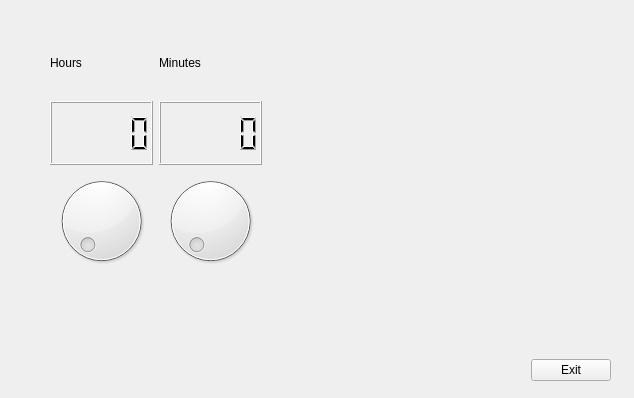
<?xml version="1.0" encoding="UTF-8"?>
<ui version="4.0">
 <class>MyForm</class>
 <widget class="QWidget" name="MyForm">
  <property name="geometry">
   <rect>
    <x>0</x>
    <y>0</y>
    <width>634</width>
    <height>398</height>
   </rect>
  </property>
  <property name="windowTitle">
   <string>Form</string>
  </property>
  <widget class="QWidget" name="">
   <property name="geometry">
    <rect>
     <x>300</x>
     <y>170</y>
     <width>311</width>
     <height>211</height>
    </rect>
   </property>
   <layout class="QVBoxLayout" name="verticalLayout_3">
    <item>
     <spacer name="verticalSpacer">
      <property name="orientation">
       <enum>Qt::Vertical</enum>
      </property>
      <property name="sizeHint" stdset="0">
       <size>
        <width>20</width>
        <height>40</height>
       </size>
      </property>
     </spacer>
    </item>
    <item>
     <layout class="QHBoxLayout" name="horizontalLayout_2">
      <item>
       <spacer name="horizontalSpacer">
        <property name="orientation">
         <enum>Qt::Horizontal</enum>
        </property>
        <property name="sizeHint" stdset="0">
         <size>
          <width>40</width>
          <height>20</height>
         </size>
        </property>
       </spacer>
      </item>
      <item>
       <widget class="QPushButton" name="pushButton">
        <property name="text">
         <string>Exit</string>
        </property>
       </widget>
      </item>
     </layout>
    </item>
   </layout>
  </widget>
  <widget class="QWidget" name="">
   <property name="geometry">
    <rect>
     <x>50</x>
     <y>30</y>
     <width>212</width>
     <height>241</height>
    </rect>
   </property>
   <layout class="QHBoxLayout" name="horizontalLayout">
    <item>
     <layout class="QVBoxLayout" name="verticalLayout">
      <item>
       <widget class="QLabel" name="label">
        <property name="text">
         <string>Hours</string>
        </property>
       </widget>
      </item>
      <item>
       <widget class="QLCDNumber" name="lcdNumber"/>
      </item>
      <item>
       <widget class="QDial" name="dial">
        <property name="maximum">
         <number>23</number>
        </property>
       </widget>
      </item>
     </layout>
    </item>
    <item>
     <layout class="QVBoxLayout" name="verticalLayout_2">
      <item>
       <widget class="QLabel" name="label_2">
        <property name="text">
         <string>Minutes</string>
        </property>
       </widget>
      </item>
      <item>
       <widget class="QLCDNumber" name="lcdNumber_2"/>
      </item>
      <item>
       <widget class="QDial" name="dial_2">
        <property name="maximum">
         <number>59</number>
        </property>
       </widget>
      </item>
     </layout>
    </item>
   </layout>
  </widget>
 </widget>
 <resources/>
 <connections>
  <connection>
   <sender>dial</sender>
   <signal>sliderMoved(int)</signal>
   <receiver>lcdNumber</receiver>
   <slot>display(int)</slot>
   <hints>
    <hint type="sourcelabel">
     <x>101</x>
     <y>219</y>
    </hint>
    <hint type="destinationlabel">
     <x>116</x>
     <y>135</y>
    </hint>
   </hints>
  </connection>
  <connection>
   <sender>dial_2</sender>
   <signal>sliderMoved(int)</signal>
   <receiver>lcdNumber_2</receiver>
   <slot>display(int)</slot>
   <hints>
    <hint type="sourcelabel">
     <x>204</x>
     <y>210</y>
    </hint>
    <hint type="destinationlabel">
     <x>204</x>
     <y>129</y>
    </hint>
   </hints>
  </connection>
  <connection>
   <sender>pushButton</sender>
   <signal>clicked()</signal>
   <receiver>MyForm</receiver>
   <slot>close()</slot>
   <hints>
    <hint type="sourcelabel">
     <x>571</x>
     <y>362</y>
    </hint>
    <hint type="destinationlabel">
     <x>395</x>
     <y>91</y>
    </hint>
   </hints>
  </connection>
 </connections>
</ui>
